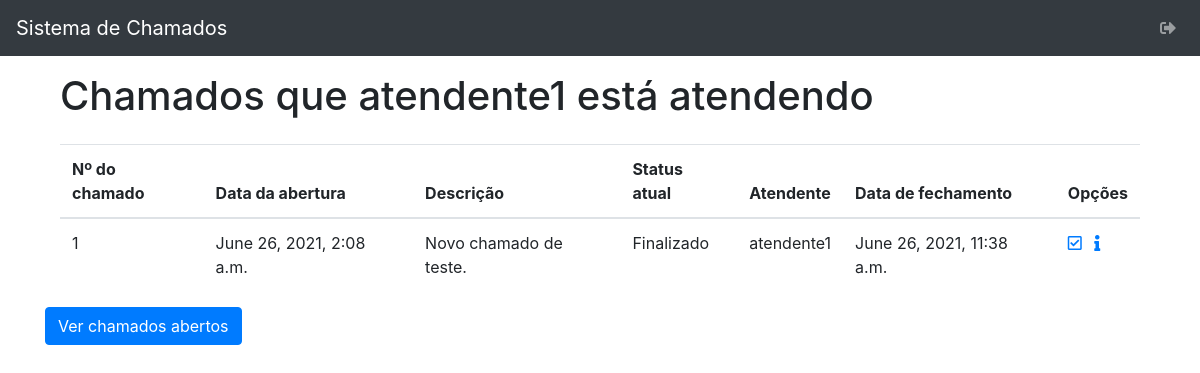
The page /chamado_list/atendente_logged/ (signed in) on the database its author committed.
### helpdesk/models.py (models this page shows, shortened)
class BaseModel(models.Model):
    objects = models.Manager()
    class Meta:
        abstract = True

class Chamado(BaseModel):
    STATUS = (
        ('A', 'Aberto'),
        ('E', 'Em Andamento'),
        ('F', 'Finalizado')
    )
    descricao = models.CharField(max_length=200)
    status = models.CharField(max_length=1, choices=STATUS, default='A')
    fk_cliente = models.ForeignKey(Cliente, on_delete=models.CASCADE, null=True)
    fk_atendente = models.ForeignKey(Atendente, on_delete=models.CASCADE, null=True)
    data_abertura = models.DateTimeField(auto_now_add=True, blank=True)
    data_fechamento = models.DateTimeField(null=True, blank=True)

class Atendente(BaseModel):
    user = models.OneToOneField(
        User,
        on_delete=models.CASCADE,
        default=1,
    )
    class Meta:
        managed: False
        db_table = 'helpdesk_atendente'

### helpdesk/views.py (the view)
# urls.py: re_path('chamado_list/(?P<filter>\w+)/$', chamado_list, name='chamado_list'),
@login_required(login_url='cliente_login')
def chamado_list(request, filter):
    if filter == 'atendente_logged':
        atendente = Atendente.objects.get(user_id=request.user.id)
        username = request.user.username
        chamado = Chamado.objects.filter(fk_atendente=atendente.id)
    elif filter == 'cliente_logged':
        cliente = Cliente.objects.get(user_id=request.user.id)
        username = request.user.username
        chamado = Chamado.objects.filter(fk_cliente=cliente.id)
    elif filter == 'status_a':
        username = request.user.username
        chamado = Chamado.objects.filter(status='A')
    elif filter == 'all':
        chamado = Chamado.objects.all
    context = {'chamado': chamado, 'filter': filter, 'username': username}
    return render(request, 'chamado/chamado_list.html', context)

### helpdesk/templates/chamado/chamado_list.html (shortened to what this page needs)
{% extends '../base.html' %}
{% block content %}
<div class="row mb-3">
    <div class="col-12">
       {% if filter == 'atendente_logged' %}
            <h1>Chamados que {{ username }} está atendendo</h1>
        {% elif filter == 'status_a' %}
            <h1>Chamados abertos</h1>
        {% elif filter == 'cliente_logged' %}
            <h1>Chamados do cliente {{ username }}</h1>
        {% else %}
            <h1>Todos os chamados</h1>
        {% endif %}
     </div>
</div>
<div class="row">
    <div class="col-12">
        <table class="table">
            <thead>
                <tr>
                    <th>Nº do chamado</th>
                    <th>Data da abertura</th>
                    <th>Descrição</th>
                    <th>Status atual</th>
                    <th>Atendente</th>
                    <th>Data de fechamento</th>
                    <th>Opções</th>
                </tr>
            </thead>
            <tbody>
            {% for c in chamado %}
                <tr>
                    <td>{{ c.id }}</td>
                    <td>{{ c.data_abertura }}</td>
                    <td>{{ c.descricao }}</td>
                    <td>{{ c.get_status_display }}</td>
                    <td>
                        {% if not c.fk_atendente %}
                        Não atendido
                        {% else %}
                        {{ c.fk_atendente.user.username }}
                        {% endif %}
                    </td>
                    <td>
                        {% if not c.data_fechamento %}
                        Ainda em aberto
                        {% else %}
                        {{ c.data_fechamento }}
                        {% endif %}
                    </td>
                    <td>
                        {% if filter == 'atendente_logged' %}
                        <a href="{% url 'chamado_update' pk=c.id %}">
                            <i class="far fa-check-square"></i>
                        </a>
                         {% endif %}
                        <a href="{% url 'chamado_interacao_list' chamado=c.id %}">
                            <i class="fas fa-info ml-2"></i>
                        </a>
                    </td>
                </tr>
            {% endfor %}
            </tbody>
        </table>
    </div>
    {% if filter == 'atendente_logged' %}
        <a href="{% url 'chamado_list' filter='status_a' %}">
            <button type="submit" class="btn btn-primary">
                Ver chamados abertos
            </button>
        </a>
    {% elif filter == 'status_a' %}
        <a href="{% url 'chamado_list' filter='atendente_logged' %}">
            <button type="submit" class="btn btn-primary">
                Ver chamados que já estou atendendo.
            </button>
        </a>
    {% else %}
        <a href="{% url 'chamado_create' request.user.id %}">
            <button type="submit" class="btn btn-primary">
                Abrir novo chamado
            </button>
        </a>
    {% endif %}
</div>
{% endblock content %}

### rows shown on the page
Chamado: id "1", data_abertura "June 26, 2021, 2:08 a.m.", descricao "Novo chamado de teste.", status "Finalizado", fk_atendente.user.username "atendente1", data_fechamento "June 26, 2021, 11:38 a.m."

### other values the page prints
{{ username }} "atendente1"
